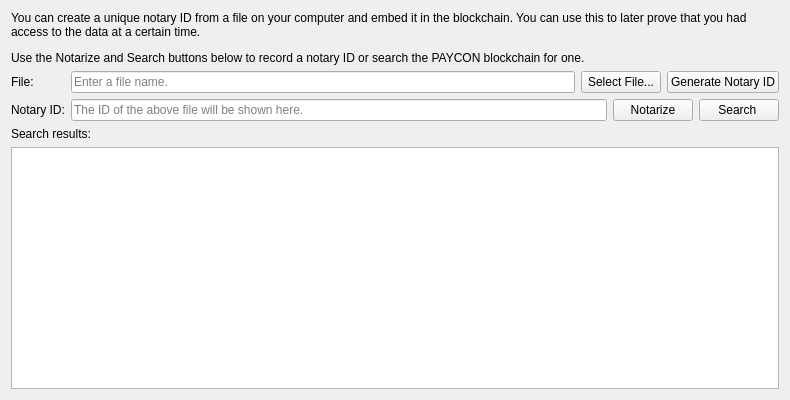
<?xml version="1.0" encoding="UTF-8"?>
<ui version="4.0">
 <class>NotaryPage</class>
 <widget class="QWidget" name="NotaryPage">
  <property name="geometry">
   <rect>
    <x>0</x>
    <y>0</y>
    <width>790</width>
    <height>400</height>
   </rect>
  </property>
  <property name="sizePolicy">
   <sizepolicy hsizetype="Preferred" vsizetype="Preferred">
    <horstretch>0</horstretch>
    <verstretch>0</verstretch>
   </sizepolicy>
  </property>
  <property name="windowTitle">
   <string>Form</string>
  </property>
  <layout class="QVBoxLayout" name="verticalLayout">
   <item>
    <widget class="QLabel" name="notaryExplanation">
     <property name="text">
      <string>&lt;html&gt;&lt;head/&gt;&lt;body&gt;&lt;p&gt;You can create a unique notary ID from a file on your computer and embed it in the blockchain. You can use this to later prove that you had access to the data at a certain time.&lt;/p&gt;&lt;p&gt;Use the Notarize and Search buttons below to record a notary ID or search the PAYCON blockchain for one.&lt;/p&gt;&lt;/body&gt;&lt;/html&gt;</string>
     </property>
     <property name="wordWrap">
      <bool>true</bool>
     </property>
    </widget>
   </item>
   <item>
    <layout class="QFormLayout" name="formLayout_6">
     <property name="fieldGrowthPolicy">
      <enum>QFormLayout::AllNonFixedFieldsGrow</enum>
     </property>
     <item row="0" column="0">
      <widget class="QLabel" name="label_2">
       <property name="text">
        <string>File: </string>
       </property>
      </widget>
     </item>
     <item row="0" column="1">
      <layout class="QHBoxLayout" name="horizontalLayout_2">
       <item>
        <widget class="QLineEdit" name="sendNotaryEntry">
         <property name="sizePolicy">
          <sizepolicy hsizetype="Expanding" vsizetype="Fixed">
           <horstretch>1</horstretch>
           <verstretch>0</verstretch>
          </sizepolicy>
         </property>
         <property name="placeholderText">
          <string>Enter a file name.</string>
         </property>
        </widget>
       </item>
       <item>
        <widget class="QPushButton" name="selectFileButton">
         <property name="text">
          <string>Select File...</string>
         </property>
        </widget>
       </item>
       <item>
        <widget class="QPushButton" name="calcNotaryIDbutton">
         <property name="text">
          <string>Generate Notary ID</string>
         </property>
        </widget>
       </item>
      </layout>
     </item>
     <item row="1" column="0">
      <widget class="QLabel" name="label">
       <property name="text">
        <string>Notary ID:</string>
       </property>
      </widget>
     </item>
     <item row="1" column="1">
      <layout class="QHBoxLayout" name="horizontalLayout_3">
       <item>
        <widget class="QValidatedLineEdit" name="notaryIDEdit">
         <property name="sizePolicy">
          <sizepolicy hsizetype="Expanding" vsizetype="Fixed">
           <horstretch>1</horstretch>
           <verstretch>0</verstretch>
          </sizepolicy>
         </property>
         <property name="readOnly">
          <bool>true</bool>
         </property>
         <property name="placeholderText">
          <string>The ID of the above file will be shown here.</string>
         </property>
        </widget>
       </item>
       <item>
        <widget class="QPushButton" name="sendNotaryButton">
         <property name="toolTip">
          <string>Record notary ID in the PAYCON blockchain.</string>
         </property>
         <property name="text">
          <string>Notarize</string>
         </property>
        </widget>
       </item>
       <item>
        <widget class="QPushButton" name="searchNotaryButton">
         <property name="toolTip">
          <string>Search for notary ID in the PAYCON blockchain.</string>
         </property>
         <property name="text">
          <string>Search </string>
         </property>
        </widget>
       </item>
      </layout>
     </item>
    </layout>
   </item>
   <item>
    <layout class="QVBoxLayout" name="searchSectionLayout">
     <item>
      <widget class="QLabel" name="searchNotaryLabel">
       <property name="text">
        <string>Search results:</string>
       </property>
       <property name="wordWrap">
        <bool>true</bool>
       </property>
      </widget>
     </item>
     <item>
      <widget class="QTableWidget" name="tableWidget">
       <attribute name="horizontalHeaderHighlightSections">
        <bool>false</bool>
       </attribute>
       <attribute name="verticalHeaderVisible">
        <bool>false</bool>
       </attribute>
       <attribute name="verticalHeaderHighlightSections">
        <bool>false</bool>
       </attribute>
      </widget>
     </item>
    </layout>
   </item>
  </layout>
 </widget>
 <customwidgets>
  <customwidget>
   <class>QValidatedLineEdit</class>
   <extends>QLineEdit</extends>
   <header>qvalidatedlineedit.h</header>
  </customwidget>
 </customwidgets>
 <resources/>
 <connections/>
</ui>
